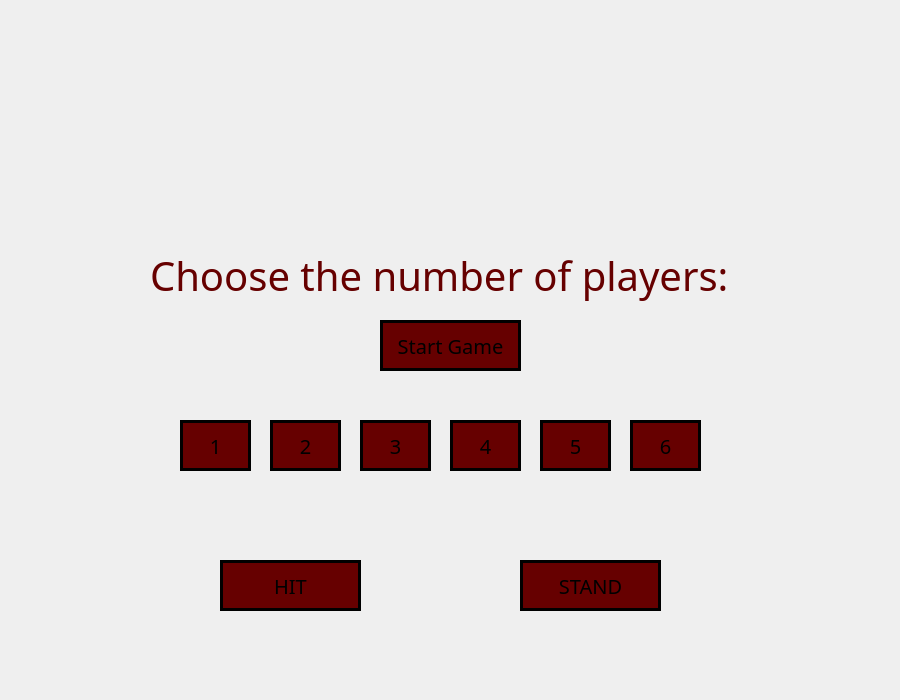
<?xml version="1.0" encoding="UTF-8"?>
<ui version="4.0">
 <class>MainWindow</class>
 <widget class="QMainWindow" name="MainWindow">
  <property name="geometry">
   <rect>
    <x>0</x>
    <y>0</y>
    <width>900</width>
    <height>700</height>
   </rect>
  </property>
  <property name="minimumSize">
   <size>
    <width>900</width>
    <height>700</height>
   </size>
  </property>
  <property name="maximumSize">
   <size>
    <width>900</width>
    <height>700</height>
   </size>
  </property>
  <property name="windowTitle">
   <string>MainWindow</string>
  </property>
  <property name="styleSheet">
   <string notr="true">QMainWindow{
	width: 900px;
	height: 700px;
	background-image:url(:/image/Background.png);
}
</string>
  </property>
  <widget class="QWidget" name="centralwidget">
   <widget class="QPushButton" name="startButton">
    <property name="geometry">
     <rect>
      <x>380</x>
      <y>320</y>
      <width>141</width>
      <height>51</height>
     </rect>
    </property>
    <property name="visible">
     <bool>false</bool>
    </property>
    <property name="styleSheet">
     <string notr="true">QPushButton{
	background-color: #660000;
	color: black;
	font-family: VP Pixel Simplified DEMO;
	font-size: 20px;
	border-color: black;
	border-style: solid;
	border-width: 3px;
}
</string>
    </property>
    <property name="text">
     <string>Start Game</string>
    </property>
    <property name="checkable">
     <bool>true</bool>
    </property>
    <property name="default">
     <bool>true</bool>
    </property>
   </widget>
   <widget class="QPushButton" name="hitButton">
    <property name="geometry">
     <rect>
      <x>220</x>
      <y>560</y>
      <width>141</width>
      <height>51</height>
     </rect>
    </property>
    <property name="visible">
     <bool>false</bool>
    </property>
    <property name="styleSheet">
     <string notr="true">QPushButton{
	background-color: #660000;
	color: black;
	font-family: VP Pixel Simplified DEMO;
	font-size: 20px;
	border-color: black;
	border-style: solid;
	border-width: 3px;
	visibility: false;
}
</string>
    </property>
    <property name="text">
     <string>HIT</string>
    </property>
    <property name="checkable">
     <bool>true</bool>
    </property>
    <property name="default">
     <bool>true</bool>
    </property>
   </widget>
   <widget class="QPushButton" name="standButton">
    <property name="geometry">
     <rect>
      <x>520</x>
      <y>560</y>
      <width>141</width>
      <height>51</height>
     </rect>
    </property>
    <property name="visible">
     <bool>false</bool>
    </property>
    <property name="styleSheet">
     <string notr="true">QPushButton{
	background-color: #660000;
	color: black;
	font-family: VP Pixel Simplified DEMO;
	font-size: 20px;
	border-color: black;
	border-style: solid;
	border-width: 3px;
	align: center;
}
</string>
    </property>
    <property name="text">
     <string>STAND</string>
    </property>
    <property name="checkable">
     <bool>true</bool>
    </property>
    <property name="default">
     <bool>true</bool>
    </property>
   </widget>
   <widget class="QPushButton" name="playerButton">
    <property name="geometry">
     <rect>
      <x>180</x>
      <y>420</y>
      <width>71</width>
      <height>51</height>
     </rect>
    </property>
    <property name="styleSheet">
     <string notr="true">QPushButton{
	background-color: #660000;
	color: black;
	font-family: VP Pixel Simplified DEMO;
	font-size: 20px;
	border-color: black;
	border-style: solid;
	border-width: 3px;
	align: center;
}
</string>
    </property>
    <property name="text">
     <string>1</string>
    </property>
    <property name="checkable">
     <bool>true</bool>
    </property>
    <property name="default">
     <bool>true</bool>
    </property>
   </widget>
   <widget class="QPushButton" name="playerButton_2">
    <property name="geometry">
     <rect>
      <x>270</x>
      <y>420</y>
      <width>71</width>
      <height>51</height>
     </rect>
    </property>
    <property name="styleSheet">
     <string notr="true">QPushButton{
	background-color: #660000;
	color: black;
	font-family: VP Pixel Simplified DEMO;
	font-size: 20px;
	border-color: black;
	border-style: solid;
	border-width: 3px;
	align: center;
}
</string>
    </property>
    <property name="text">
     <string>2</string>
    </property>
    <property name="checkable">
     <bool>true</bool>
    </property>
    <property name="default">
     <bool>true</bool>
    </property>
   </widget>
   <widget class="QPushButton" name="playerButton_3">
    <property name="geometry">
     <rect>
      <x>360</x>
      <y>420</y>
      <width>71</width>
      <height>51</height>
     </rect>
    </property>
    <property name="styleSheet">
     <string notr="true">QPushButton{
	background-color: #660000;
	color: black;
	font-family: VP Pixel Simplified DEMO;
	font-size: 20px;
	border-color: black;
	border-style: solid;
	border-width: 3px;
	align: center;
}
</string>
    </property>
    <property name="text">
     <string>3</string>
    </property>
    <property name="checkable">
     <bool>true</bool>
    </property>
    <property name="default">
     <bool>true</bool>
    </property>
   </widget>
   <widget class="QPushButton" name="playerButton_4">
    <property name="geometry">
     <rect>
      <x>450</x>
      <y>420</y>
      <width>71</width>
      <height>51</height>
     </rect>
    </property>
    <property name="styleSheet">
     <string notr="true">QPushButton{
	background-color: #660000;
	color: black;
	font-family: VP Pixel Simplified DEMO;
	font-size: 20px;
	border-color: black;
	border-style: solid;
	border-width: 3px;
	align: center;
}
</string>
    </property>
    <property name="text">
     <string>4</string>
    </property>
    <property name="checkable">
     <bool>true</bool>
    </property>
    <property name="default">
     <bool>true</bool>
    </property>
   </widget>
   <widget class="QPushButton" name="playerButton_5">
    <property name="geometry">
     <rect>
      <x>540</x>
      <y>420</y>
      <width>71</width>
      <height>51</height>
     </rect>
    </property>
    <property name="styleSheet">
     <string notr="true">QPushButton{
	background-color: #660000;
	color: black;
	font-family: VP Pixel Simplified DEMO;
	font-size: 20px;
	border-color: black;
	border-style: solid;
	border-width: 3px;
	align: center;
}
</string>
    </property>
    <property name="text">
     <string>5</string>
    </property>
    <property name="checkable">
     <bool>true</bool>
    </property>
    <property name="default">
     <bool>true</bool>
    </property>
   </widget>
   <widget class="QPushButton" name="playerButton_6">
    <property name="geometry">
     <rect>
      <x>630</x>
      <y>420</y>
      <width>71</width>
      <height>51</height>
     </rect>
    </property>
    <property name="styleSheet">
     <string notr="true">QPushButton{
	background-color: #660000;
	color: black;
	font-family: VP Pixel Simplified DEMO;
	font-size: 20px;
	border-color: black;
	border-style: solid;
	border-width: 3px;
	align: center;
}
</string>
    </property>
    <property name="text">
     <string>6</string>
    </property>
    <property name="checkable">
     <bool>true</bool>
    </property>
    <property name="default">
     <bool>true</bool>
    </property>
   </widget>
   <widget class="QLabel" name="label">
    <property name="geometry">
     <rect>
      <x>150</x>
      <y>250</y>
      <width>621</width>
      <height>51</height>
     </rect>
    </property>
    <property name="styleSheet">
     <string notr="true">QLabel{
	color: #660000;
	font-family: VP Pixel Simplified DEMO;
	font-size: 40px;
}
</string>
    </property>
    <property name="text">
     <string>Choose the number of players:</string>
    </property>
   </widget>
  </widget>
  <widget class="QMenuBar" name="menubar">
   <property name="geometry">
    <rect>
     <x>0</x>
     <y>0</y>
     <width>900</width>
     <height>25</height>
    </rect>
   </property>
  </widget>
 </widget>
 <resources/>
 <connections>
  <connection>
   <sender>startButton</sender>
   <signal>clicked()</signal>
   <receiver>startButton</receiver>
   <slot>hide()</slot>
   <hints>
    <hint type="sourcelabel">
     <x>484</x>
     <y>392</y>
    </hint>
    <hint type="destinationlabel">
     <x>484</x>
     <y>390</y>
    </hint>
   </hints>
  </connection>
  <connection>
   <sender>startButton</sender>
   <signal>clicked()</signal>
   <receiver>startButton</receiver>
   <slot>animateClick()</slot>
   <hints>
    <hint type="sourcelabel">
     <x>421</x>
     <y>384</y>
    </hint>
    <hint type="destinationlabel">
     <x>421</x>
     <y>384</y>
    </hint>
   </hints>
  </connection>
  <connection>
   <sender>startButton</sender>
   <signal>clicked()</signal>
   <receiver>hitButton</receiver>
   <slot>show()</slot>
   <hints>
    <hint type="sourcelabel">
     <x>459</x>
     <y>391</y>
    </hint>
    <hint type="destinationlabel">
     <x>343</x>
     <y>602</y>
    </hint>
   </hints>
  </connection>
  <connection>
   <sender>startButton</sender>
   <signal>clicked()</signal>
   <receiver>standButton</receiver>
   <slot>show()</slot>
   <hints>
    <hint type="sourcelabel">
     <x>504</x>
     <y>387</y>
    </hint>
    <hint type="destinationlabel">
     <x>537</x>
     <y>622</y>
    </hint>
   </hints>
  </connection>
  <connection>
   <sender>playerButton</sender>
   <signal>clicked()</signal>
   <receiver>playerButton_2</receiver>
   <slot>hide()</slot>
   <hints>
    <hint type="sourcelabel">
     <x>236</x>
     <y>475</y>
    </hint>
    <hint type="destinationlabel">
     <x>319</x>
     <y>471</y>
    </hint>
   </hints>
  </connection>
  <connection>
   <sender>playerButton</sender>
   <signal>clicked()</signal>
   <receiver>playerButton_3</receiver>
   <slot>hide()</slot>
   <hints>
    <hint type="sourcelabel">
     <x>219</x>
     <y>470</y>
    </hint>
    <hint type="destinationlabel">
     <x>403</x>
     <y>474</y>
    </hint>
   </hints>
  </connection>
  <connection>
   <sender>playerButton</sender>
   <signal>clicked()</signal>
   <receiver>playerButton_4</receiver>
   <slot>hide()</slot>
   <hints>
    <hint type="sourcelabel">
     <x>225</x>
     <y>449</y>
    </hint>
    <hint type="destinationlabel">
     <x>471</x>
     <y>471</y>
    </hint>
   </hints>
  </connection>
  <connection>
   <sender>playerButton</sender>
   <signal>clicked()</signal>
   <receiver>playerButton_5</receiver>
   <slot>hide()</slot>
   <hints>
    <hint type="sourcelabel">
     <x>197</x>
     <y>469</y>
    </hint>
    <hint type="destinationlabel">
     <x>553</x>
     <y>454</y>
    </hint>
   </hints>
  </connection>
  <connection>
   <sender>playerButton</sender>
   <signal>clicked()</signal>
   <receiver>playerButton_6</receiver>
   <slot>hide()</slot>
   <hints>
    <hint type="sourcelabel">
     <x>230</x>
     <y>460</y>
    </hint>
    <hint type="destinationlabel">
     <x>665</x>
     <y>474</y>
    </hint>
   </hints>
  </connection>
  <connection>
   <sender>playerButton</sender>
   <signal>clicked()</signal>
   <receiver>playerButton</receiver>
   <slot>hide()</slot>
   <hints>
    <hint type="sourcelabel">
     <x>221</x>
     <y>490</y>
    </hint>
    <hint type="destinationlabel">
     <x>222</x>
     <y>475</y>
    </hint>
   </hints>
  </connection>
  <connection>
   <sender>playerButton_2</sender>
   <signal>clicked()</signal>
   <receiver>playerButton</receiver>
   <slot>hide()</slot>
   <hints>
    <hint type="sourcelabel">
     <x>309</x>
     <y>493</y>
    </hint>
    <hint type="destinationlabel">
     <x>211</x>
     <y>488</y>
    </hint>
   </hints>
  </connection>
  <connection>
   <sender>playerButton_2</sender>
   <signal>clicked()</signal>
   <receiver>playerButton_3</receiver>
   <slot>hide()</slot>
   <hints>
    <hint type="sourcelabel">
     <x>328</x>
     <y>463</y>
    </hint>
    <hint type="destinationlabel">
     <x>403</x>
     <y>490</y>
    </hint>
   </hints>
  </connection>
  <connection>
   <sender>playerButton_2</sender>
   <signal>clicked()</signal>
   <receiver>playerButton_4</receiver>
   <slot>hide()</slot>
   <hints>
    <hint type="sourcelabel">
     <x>334</x>
     <y>455</y>
    </hint>
    <hint type="destinationlabel">
     <x>470</x>
     <y>485</y>
    </hint>
   </hints>
  </connection>
  <connection>
   <sender>playerButton_2</sender>
   <signal>clicked()</signal>
   <receiver>playerButton_5</receiver>
   <slot>hide()</slot>
   <hints>
    <hint type="sourcelabel">
     <x>340</x>
     <y>465</y>
    </hint>
    <hint type="destinationlabel">
     <x>561</x>
     <y>472</y>
    </hint>
   </hints>
  </connection>
  <connection>
   <sender>playerButton_2</sender>
   <signal>clicked()</signal>
   <receiver>playerButton_6</receiver>
   <slot>hide()</slot>
   <hints>
    <hint type="sourcelabel">
     <x>318</x>
     <y>447</y>
    </hint>
    <hint type="destinationlabel">
     <x>657</x>
     <y>466</y>
    </hint>
   </hints>
  </connection>
  <connection>
   <sender>playerButton_2</sender>
   <signal>clicked()</signal>
   <receiver>playerButton_2</receiver>
   <slot>hide()</slot>
   <hints>
    <hint type="sourcelabel">
     <x>301</x>
     <y>450</y>
    </hint>
    <hint type="destinationlabel">
     <x>313</x>
     <y>493</y>
    </hint>
   </hints>
  </connection>
  <connection>
   <sender>playerButton_3</sender>
   <signal>clicked()</signal>
   <receiver>playerButton</receiver>
   <slot>hide()</slot>
   <hints>
    <hint type="sourcelabel">
     <x>418</x>
     <y>452</y>
    </hint>
    <hint type="destinationlabel">
     <x>220</x>
     <y>461</y>
    </hint>
   </hints>
  </connection>
  <connection>
   <sender>playerButton_4</sender>
   <signal>clicked()</signal>
   <receiver>playerButton</receiver>
   <slot>hide()</slot>
   <hints>
    <hint type="sourcelabel">
     <x>483</x>
     <y>460</y>
    </hint>
    <hint type="destinationlabel">
     <x>215</x>
     <y>456</y>
    </hint>
   </hints>
  </connection>
  <connection>
   <sender>playerButton_5</sender>
   <signal>clicked()</signal>
   <receiver>playerButton</receiver>
   <slot>hide()</slot>
   <hints>
    <hint type="sourcelabel">
     <x>594</x>
     <y>456</y>
    </hint>
    <hint type="destinationlabel">
     <x>216</x>
     <y>460</y>
    </hint>
   </hints>
  </connection>
  <connection>
   <sender>playerButton_6</sender>
   <signal>clicked()</signal>
   <receiver>playerButton</receiver>
   <slot>hide()</slot>
   <hints>
    <hint type="sourcelabel">
     <x>672</x>
     <y>460</y>
    </hint>
    <hint type="destinationlabel">
     <x>218</x>
     <y>461</y>
    </hint>
   </hints>
  </connection>
  <connection>
   <sender>playerButton_3</sender>
   <signal>clicked()</signal>
   <receiver>playerButton_2</receiver>
   <slot>hide()</slot>
   <hints>
    <hint type="sourcelabel">
     <x>413</x>
     <y>490</y>
    </hint>
    <hint type="destinationlabel">
     <x>320</x>
     <y>489</y>
    </hint>
   </hints>
  </connection>
  <connection>
   <sender>playerButton_3</sender>
   <signal>clicked()</signal>
   <receiver>playerButton_3</receiver>
   <slot>hide()</slot>
   <hints>
    <hint type="sourcelabel">
     <x>420</x>
     <y>465</y>
    </hint>
    <hint type="destinationlabel">
     <x>398</x>
     <y>486</y>
    </hint>
   </hints>
  </connection>
  <connection>
   <sender>playerButton_3</sender>
   <signal>clicked()</signal>
   <receiver>playerButton_4</receiver>
   <slot>hide()</slot>
   <hints>
    <hint type="sourcelabel">
     <x>391</x>
     <y>450</y>
    </hint>
    <hint type="destinationlabel">
     <x>508</x>
     <y>490</y>
    </hint>
   </hints>
  </connection>
  <connection>
   <sender>playerButton_3</sender>
   <signal>clicked()</signal>
   <receiver>playerButton_5</receiver>
   <slot>hide()</slot>
   <hints>
    <hint type="sourcelabel">
     <x>411</x>
     <y>466</y>
    </hint>
    <hint type="destinationlabel">
     <x>588</x>
     <y>491</y>
    </hint>
   </hints>
  </connection>
  <connection>
   <sender>playerButton_3</sender>
   <signal>clicked()</signal>
   <receiver>playerButton_6</receiver>
   <slot>hide()</slot>
   <hints>
    <hint type="sourcelabel">
     <x>411</x>
     <y>454</y>
    </hint>
    <hint type="destinationlabel">
     <x>676</x>
     <y>485</y>
    </hint>
   </hints>
  </connection>
  <connection>
   <sender>playerButton_4</sender>
   <signal>clicked()</signal>
   <receiver>playerButton_4</receiver>
   <slot>hide()</slot>
   <hints>
    <hint type="sourcelabel">
     <x>513</x>
     <y>488</y>
    </hint>
    <hint type="destinationlabel">
     <x>481</x>
     <y>489</y>
    </hint>
   </hints>
  </connection>
  <connection>
   <sender>playerButton_4</sender>
   <signal>clicked()</signal>
   <receiver>playerButton_2</receiver>
   <slot>hide()</slot>
   <hints>
    <hint type="sourcelabel">
     <x>493</x>
     <y>459</y>
    </hint>
    <hint type="destinationlabel">
     <x>317</x>
     <y>455</y>
    </hint>
   </hints>
  </connection>
  <connection>
   <sender>playerButton_4</sender>
   <signal>clicked()</signal>
   <receiver>playerButton_3</receiver>
   <slot>hide()</slot>
   <hints>
    <hint type="sourcelabel">
     <x>481</x>
     <y>466</y>
    </hint>
    <hint type="destinationlabel">
     <x>380</x>
     <y>455</y>
    </hint>
   </hints>
  </connection>
  <connection>
   <sender>playerButton_5</sender>
   <signal>clicked()</signal>
   <receiver>playerButton_5</receiver>
   <slot>hide()</slot>
   <hints>
    <hint type="sourcelabel">
     <x>591</x>
     <y>461</y>
    </hint>
    <hint type="destinationlabel">
     <x>569</x>
     <y>477</y>
    </hint>
   </hints>
  </connection>
  <connection>
   <sender>playerButton_4</sender>
   <signal>clicked()</signal>
   <receiver>playerButton_5</receiver>
   <slot>hide()</slot>
   <hints>
    <hint type="sourcelabel">
     <x>494</x>
     <y>478</y>
    </hint>
    <hint type="destinationlabel">
     <x>586</x>
     <y>482</y>
    </hint>
   </hints>
  </connection>
  <connection>
   <sender>playerButton_4</sender>
   <signal>clicked()</signal>
   <receiver>playerButton_6</receiver>
   <slot>hide()</slot>
   <hints>
    <hint type="sourcelabel">
     <x>500</x>
     <y>475</y>
    </hint>
    <hint type="destinationlabel">
     <x>672</x>
     <y>484</y>
    </hint>
   </hints>
  </connection>
  <connection>
   <sender>playerButton_5</sender>
   <signal>clicked()</signal>
   <receiver>playerButton</receiver>
   <slot>hide()</slot>
   <hints>
    <hint type="sourcelabel">
     <x>581</x>
     <y>466</y>
    </hint>
    <hint type="destinationlabel">
     <x>218</x>
     <y>449</y>
    </hint>
   </hints>
  </connection>
  <connection>
   <sender>playerButton_5</sender>
   <signal>clicked()</signal>
   <receiver>playerButton_2</receiver>
   <slot>hide()</slot>
   <hints>
    <hint type="sourcelabel">
     <x>591</x>
     <y>464</y>
    </hint>
    <hint type="destinationlabel">
     <x>304</x>
     <y>463</y>
    </hint>
   </hints>
  </connection>
  <connection>
   <sender>playerButton_5</sender>
   <signal>clicked()</signal>
   <receiver>playerButton_3</receiver>
   <slot>hide()</slot>
   <hints>
    <hint type="sourcelabel">
     <x>596</x>
     <y>477</y>
    </hint>
    <hint type="destinationlabel">
     <x>409</x>
     <y>481</y>
    </hint>
   </hints>
  </connection>
  <connection>
   <sender>playerButton_5</sender>
   <signal>clicked()</signal>
   <receiver>playerButton_4</receiver>
   <slot>hide()</slot>
   <hints>
    <hint type="sourcelabel">
     <x>595</x>
     <y>467</y>
    </hint>
    <hint type="destinationlabel">
     <x>493</x>
     <y>476</y>
    </hint>
   </hints>
  </connection>
  <connection>
   <sender>playerButton_5</sender>
   <signal>clicked()</signal>
   <receiver>playerButton_6</receiver>
   <slot>hide()</slot>
   <hints>
    <hint type="sourcelabel">
     <x>587</x>
     <y>475</y>
    </hint>
    <hint type="destinationlabel">
     <x>670</x>
     <y>461</y>
    </hint>
   </hints>
  </connection>
  <connection>
   <sender>playerButton_6</sender>
   <signal>clicked()</signal>
   <receiver>playerButton_6</receiver>
   <slot>hide()</slot>
   <hints>
    <hint type="sourcelabel">
     <x>678</x>
     <y>490</y>
    </hint>
    <hint type="destinationlabel">
     <x>657</x>
     <y>481</y>
    </hint>
   </hints>
  </connection>
  <connection>
   <sender>playerButton_6</sender>
   <signal>clicked()</signal>
   <receiver>playerButton_5</receiver>
   <slot>hide()</slot>
   <hints>
    <hint type="sourcelabel">
     <x>692</x>
     <y>474</y>
    </hint>
    <hint type="destinationlabel">
     <x>560</x>
     <y>453</y>
    </hint>
   </hints>
  </connection>
  <connection>
   <sender>playerButton_6</sender>
   <signal>clicked()</signal>
   <receiver>playerButton_4</receiver>
   <slot>hide()</slot>
   <hints>
    <hint type="sourcelabel">
     <x>675</x>
     <y>484</y>
    </hint>
    <hint type="destinationlabel">
     <x>495</x>
     <y>482</y>
    </hint>
   </hints>
  </connection>
  <connection>
   <sender>playerButton_6</sender>
   <signal>clicked()</signal>
   <receiver>playerButton_3</receiver>
   <slot>hide()</slot>
   <hints>
    <hint type="sourcelabel">
     <x>677</x>
     <y>475</y>
    </hint>
    <hint type="destinationlabel">
     <x>426</x>
     <y>475</y>
    </hint>
   </hints>
  </connection>
  <connection>
   <sender>playerButton_6</sender>
   <signal>clicked()</signal>
   <receiver>playerButton_2</receiver>
   <slot>hide()</slot>
   <hints>
    <hint type="sourcelabel">
     <x>694</x>
     <y>459</y>
    </hint>
    <hint type="destinationlabel">
     <x>331</x>
     <y>476</y>
    </hint>
   </hints>
  </connection>
  <connection>
   <sender>playerButton_6</sender>
   <signal>clicked()</signal>
   <receiver>playerButton</receiver>
   <slot>hide()</slot>
   <hints>
    <hint type="sourcelabel">
     <x>695</x>
     <y>476</y>
    </hint>
    <hint type="destinationlabel">
     <x>227</x>
     <y>469</y>
    </hint>
   </hints>
  </connection>
  <connection>
   <sender>playerButton</sender>
   <signal>clicked()</signal>
   <receiver>startButton</receiver>
   <slot>show()</slot>
   <hints>
    <hint type="sourcelabel">
     <x>188</x>
     <y>492</y>
    </hint>
    <hint type="destinationlabel">
     <x>399</x>
     <y>381</y>
    </hint>
   </hints>
  </connection>
  <connection>
   <sender>playerButton_2</sender>
   <signal>clicked()</signal>
   <receiver>startButton</receiver>
   <slot>show()</slot>
   <hints>
    <hint type="sourcelabel">
     <x>285</x>
     <y>448</y>
    </hint>
    <hint type="destinationlabel">
     <x>393</x>
     <y>363</y>
    </hint>
   </hints>
  </connection>
  <connection>
   <sender>playerButton_3</sender>
   <signal>clicked()</signal>
   <receiver>startButton</receiver>
   <slot>show()</slot>
   <hints>
    <hint type="sourcelabel">
     <x>397</x>
     <y>479</y>
    </hint>
    <hint type="destinationlabel">
     <x>404</x>
     <y>386</y>
    </hint>
   </hints>
  </connection>
  <connection>
   <sender>playerButton_4</sender>
   <signal>clicked()</signal>
   <receiver>startButton</receiver>
   <slot>show()</slot>
   <hints>
    <hint type="sourcelabel">
     <x>492</x>
     <y>469</y>
    </hint>
    <hint type="destinationlabel">
     <x>475</x>
     <y>387</y>
    </hint>
   </hints>
  </connection>
  <connection>
   <sender>playerButton_5</sender>
   <signal>clicked()</signal>
   <receiver>startButton</receiver>
   <slot>show()</slot>
   <hints>
    <hint type="sourcelabel">
     <x>586</x>
     <y>464</y>
    </hint>
    <hint type="destinationlabel">
     <x>513</x>
     <y>379</y>
    </hint>
   </hints>
  </connection>
  <connection>
   <sender>playerButton_6</sender>
   <signal>clicked()</signal>
   <receiver>startButton</receiver>
   <slot>show()</slot>
   <hints>
    <hint type="sourcelabel">
     <x>684</x>
     <y>482</y>
    </hint>
    <hint type="destinationlabel">
     <x>513</x>
     <y>367</y>
    </hint>
   </hints>
  </connection>
  <connection>
   <sender>playerButton</sender>
   <signal>clicked()</signal>
   <receiver>label</receiver>
   <slot>hide()</slot>
   <hints>
    <hint type="sourcelabel">
     <x>202</x>
     <y>461</y>
    </hint>
    <hint type="destinationlabel">
     <x>208</x>
     <y>309</y>
    </hint>
   </hints>
  </connection>
  <connection>
   <sender>playerButton_2</sender>
   <signal>clicked()</signal>
   <receiver>label</receiver>
   <slot>hide()</slot>
   <hints>
    <hint type="sourcelabel">
     <x>298</x>
     <y>469</y>
    </hint>
    <hint type="destinationlabel">
     <x>299</x>
     <y>318</y>
    </hint>
   </hints>
  </connection>
  <connection>
   <sender>playerButton_3</sender>
   <signal>clicked()</signal>
   <receiver>label</receiver>
   <slot>hide()</slot>
   <hints>
    <hint type="sourcelabel">
     <x>392</x>
     <y>473</y>
    </hint>
    <hint type="destinationlabel">
     <x>366</x>
     <y>308</y>
    </hint>
   </hints>
  </connection>
  <connection>
   <sender>playerButton_4</sender>
   <signal>clicked()</signal>
   <receiver>label</receiver>
   <slot>hide()</slot>
   <hints>
    <hint type="sourcelabel">
     <x>483</x>
     <y>462</y>
    </hint>
    <hint type="destinationlabel">
     <x>503</x>
     <y>315</y>
    </hint>
   </hints>
  </connection>
  <connection>
   <sender>playerButton_5</sender>
   <signal>clicked()</signal>
   <receiver>label</receiver>
   <slot>hide()</slot>
   <hints>
    <hint type="sourcelabel">
     <x>591</x>
     <y>462</y>
    </hint>
    <hint type="destinationlabel">
     <x>574</x>
     <y>313</y>
    </hint>
   </hints>
  </connection>
  <connection>
   <sender>playerButton_6</sender>
   <signal>clicked()</signal>
   <receiver>label</receiver>
   <slot>hide()</slot>
   <hints>
    <hint type="sourcelabel">
     <x>673</x>
     <y>465</y>
    </hint>
    <hint type="destinationlabel">
     <x>668</x>
     <y>320</y>
    </hint>
   </hints>
  </connection>
 </connections>
</ui>
